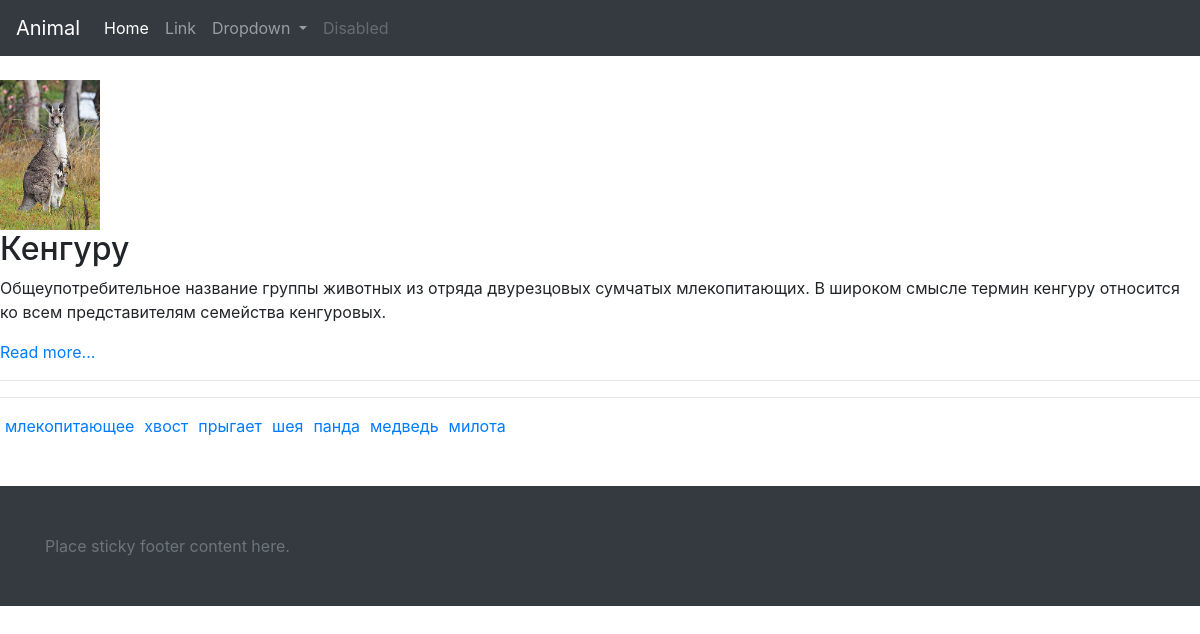
/tag.php?tag=млекопитающее, run on an earlier commit of the app's database.
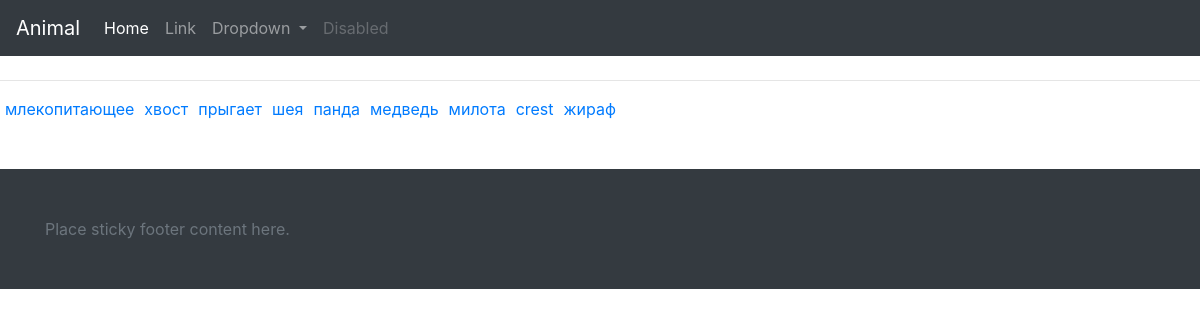
And on a later commit of the database.
### tables this page shows
CREATE TABLE `info` (
  `id` int(11) NOT NULL,
  `title` varchar(255) NOT NULL,
  `category` int(11) NOT NULL,
  `descr_min` text NOT NULL,
  `description` text NOT NULL,
  `image` varchar(500) DEFAULT NULL
);

### core/function.php (called while the page is built, shortened)
<?php
function getAllTags($conn){
    $sql = "SELECT DISTINCT(tag) FROM tag";
    $result = mysqli_query($conn, $sql);
    $a = array();
    if (mysqli_num_rows($result) > 0) {
        while($row = mysqli_fetch_assoc($result)) {
            $a[] = $row['tag'];
        }
    }
    return $a;
}
function getPostFromTag($conn){
    $sql = "SELECT post FROM tag WHERE tag='".$_GET['tag']."'";
    $result = mysqli_query($conn, $sql);
    $a = array();
    if (mysqli_num_rows($result) > 0) {
        while($row = mysqli_fetch_assoc($result)) {
            $a[] = $row['post'];
        }
    }
    $sql = "SELECT * FROM info WHERE id in (".join(",", $a).")";
    $result = mysqli_query($conn, $sql);
    $a = array();
    if (mysqli_num_rows($result) > 0) {
        while($row = mysqli_fetch_assoc($result)) {
            $a[] = $row;
        }
    }
    return $a;
}

### tag.php (the view, shortened to what this page needs)
<?php
require_once('template/header.php');
$data = getPostFromTag($conn);
$tag = getAllTags($conn);
?>
<!DOCTYPE html>
<html lang="en">
<head>
</head>
<body>
<?php
$out = '';
for ($i=0; $i < count($data); $i++){
    $out .="<img src='/images/{$data[$i]['image']}' width='100'>";
    $out .="<h2>{$data[$i]['title']}</h2>";
    $out .="<p>{$data[$i]['descr_min']}</p>";
    $out .="<p><a href='/arcticle.php?id='{$data[$i]['id']}'>Read more...</a></p>";
    $out.='<hr>';
}
echo $out;
echo '<hr>';
for ($i=0; $i < count($tag); $i++){
    echo "<a href='/tag.php?tag={$tag[$i]}' style='padding: 5px;'>{$tag[$i]}</a>";
}
?>
<?php
    require_once('template/footer.php');
?>

What changed in the data, as far as the page shows it:
removed info: image (picture), title "Кенгуру", descr_min "Общеупотребительное название группы животных из отряда двурезцовых сумчатых млекопитающих. В широком смысле термин кенгуру относится ко всем представителям семейства кенгуровых."
Also different on the page:
new list line: "crest"
new list line: "жираф"
